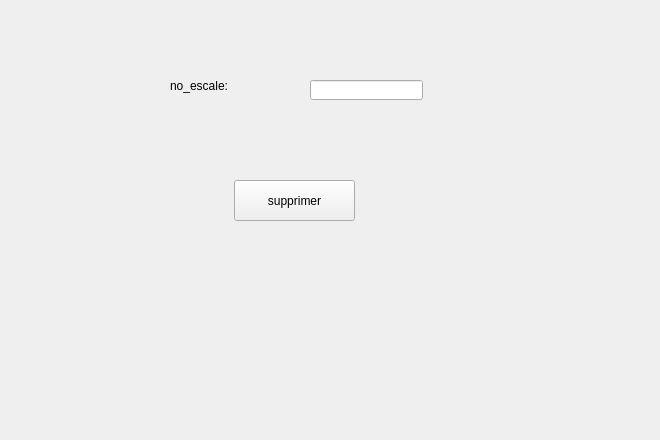
      <widget class="QWidget" name="tab_9">
       <attribute name="title">
        <string>supprimer</string>
       </attribute>
       <widget class="QLabel" name="label_22">
        <property name="geometry">
         <rect>
          <x>0</x>
          <y>-10</y>
          <width>651</width>
          <height>431</height>
         </rect>
        </property>
        <property name="text">
         <string/>
        </property>
        <property name="pixmap">
         <pixmap>../../avis-lufthansa-vol-inde.jpg</pixmap>
        </property>
       </widget>
       <widget class="QLabel" name="label_33">
        <property name="geometry">
         <rect>
          <x>170</x>
          <y>50</y>
          <width>151</width>
          <height>71</height>
         </rect>
        </property>
        <property name="text">
         <string>no_escale:</string>
        </property>
       </widget>
       <widget class="QLineEdit" name="lineEdit_24">
        <property name="geometry">
         <rect>
          <x>310</x>
          <y>80</y>
          <width>113</width>
          <height>20</height>
         </rect>
        </property>
       </widget>
       <widget class="QPushButton" name="pushButton_suppes">
        <property name="geometry">
         <rect>
          <x>234</x>
          <y>180</y>
          <width>121</width>
          <height>41</height>
         </rect>
        </property>
        <property name="text">
         <string>supprimer</string>
        </property>
       </widget>
      </widget>
